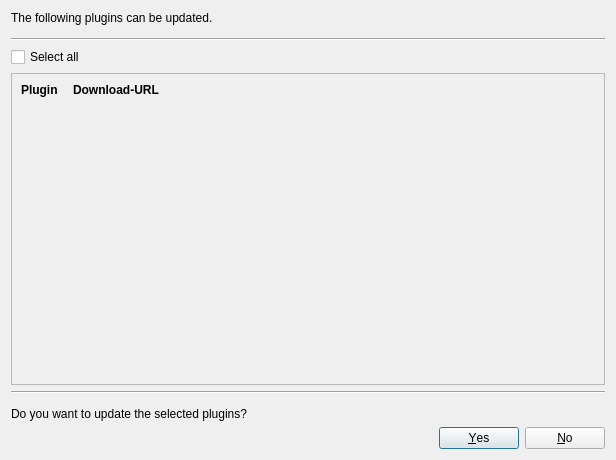
<?xml version="1.0" encoding="UTF-8"?>
<ui version="4.0">
 <class>PluginUpdater</class>
 <widget class="QDialog" name="PluginUpdater">
  <property name="geometry">
   <rect>
    <x>0</x>
    <y>0</y>
    <width>616</width>
    <height>460</height>
   </rect>
  </property>
  <property name="windowTitle">
   <string>PluginUpdater</string>
  </property>
  <property name="sizeGripEnabled">
   <bool>false</bool>
  </property>
  <property name="modal">
   <bool>false</bool>
  </property>
  <layout class="QVBoxLayout" name="verticalLayout">
   <item>
    <widget class="QLabel" name="qlTitleText">
     <property name="sizePolicy">
      <sizepolicy hsizetype="Expanding" vsizetype="Maximum">
       <horstretch>0</horstretch>
       <verstretch>0</verstretch>
      </sizepolicy>
     </property>
     <property name="text">
      <string>The following plugins can be updated.</string>
     </property>
     <property name="wordWrap">
      <bool>true</bool>
     </property>
    </widget>
   </item>
   <item>
    <spacer name="verticalSpacer">
     <property name="orientation">
      <enum>Qt::Vertical</enum>
     </property>
     <property name="sizeType">
      <enum>QSizePolicy::Fixed</enum>
     </property>
     <property name="sizeHint" stdset="0">
      <size>
       <width>20</width>
       <height>7</height>
      </size>
     </property>
    </spacer>
   </item>
   <item>
   <widget class="Line" name="line_2">
     <property name="lineWidth">
      <number>1</number>
     </property>
     <property name="midLineWidth">
      <number>0</number>
     </property>
     <property name="orientation">
      <enum>Qt::Horizontal</enum>
     </property>
    </widget>
   </item>
   <item>
    <widget class="QCheckBox" name="qcbSelectAll">
     <property name="text">
      <string>Select all</string>
     </property>
    </widget>
   </item>
   <item>
    <widget class="QScrollArea" name="scrollArea">
     <property name="autoFillBackground">
      <bool>false</bool>
     </property>
     <property name="styleSheet">
      <string notr="true"/>
     </property>
     <property name="frameShadow">
      <enum>QFrame::Sunken</enum>
     </property>
     <property name="widgetResizable">
      <bool>true</bool>
     </property>
     <widget class="QWidget" name="qwContent">
      <property name="geometry">
       <rect>
        <x>0</x>
        <y>0</y>
        <width>600</width>
        <height>284</height>
       </rect>
      </property>
      <property name="styleSheet">
       <string notr="true"/>
      </property>
      <layout class="QFormLayout" name="formLayout">
       <property name="labelAlignment">
        <set>Qt::AlignLeading|Qt::AlignLeft|Qt::AlignVCenter</set>
       </property>
       <property name="horizontalSpacing">
        <number>15</number>
       </property>
       <item row="0" column="0">
        <widget class="QLabel" name="qlPlugin">
         <property name="styleSheet">
          <string notr="true">font-weight: bold;</string>
         </property>
         <property name="text">
          <string>Plugin</string>
         </property>
        </widget>
       </item>
       <item row="0" column="1">
        <widget class="QLabel" name="qlURL">
         <property name="styleSheet">
          <string notr="true">font-weight: bold;</string>
         </property>
         <property name="text">
          <string>Download-URL</string>
         </property>
        </widget>
       </item>
      </layout>
     </widget>
    </widget>
   </item>
   <item>
   <widget class="Line" name="line">
     <property name="lineWidth">
      <number>1</number>
     </property>
     <property name="midLineWidth">
      <number>0</number>
     </property>
     <property name="orientation">
      <enum>Qt::Horizontal</enum>
     </property>
    </widget>
   </item>
   <item>
    <spacer name="verticalSpacer_2">
     <property name="orientation">
      <enum>Qt::Vertical</enum>
     </property>
     <property name="sizeType">
      <enum>QSizePolicy::Fixed</enum>
     </property>
     <property name="sizeHint" stdset="0">
      <size>
       <width>20</width>
       <height>7</height>
      </size>
     </property>
    </spacer>
   </item>
   <item>
    <widget class="QLabel" name="qlUpdateSelected">
     <property name="text">
      <string>Do you want to update the selected plugins?</string>
     </property>
     <property name="wordWrap">
      <bool>true</bool>
     </property>
    </widget>
   </item>
   <item>
    <widget class="QDialogButtonBox" name="buttonBox">
     <property name="orientation">
      <enum>Qt::Horizontal</enum>
     </property>
     <property name="standardButtons">
      <set>QDialogButtonBox::No|QDialogButtonBox::Yes</set>
     </property>
    </widget>
   </item>
  </layout>
 </widget>
 <resources/>
 <connections>
  <connection>
   <sender>buttonBox</sender>
   <signal>accepted()</signal>
   <receiver>PluginUpdater</receiver>
   <slot>accept()</slot>
   <hints>
    <hint type="sourcelabel">
     <x>248</x>
     <y>254</y>
    </hint>
    <hint type="destinationlabel">
     <x>157</x>
     <y>274</y>
    </hint>
   </hints>
  </connection>
  <connection>
   <sender>buttonBox</sender>
   <signal>rejected()</signal>
   <receiver>PluginUpdater</receiver>
   <slot>reject()</slot>
   <hints>
    <hint type="sourcelabel">
     <x>316</x>
     <y>260</y>
    </hint>
    <hint type="destinationlabel">
     <x>286</x>
     <y>274</y>
    </hint>
   </hints>
  </connection>
 </connections>
</ui>
